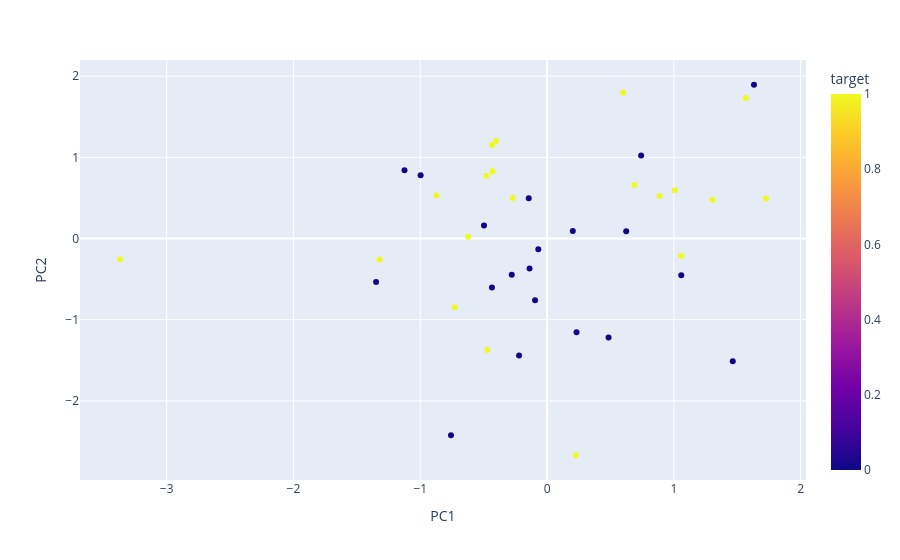

Notebook code for this chart:
### Code cell
fig = px.scatter(transformed, x='PC1', y='PC2', color='target')
fig.show()

### Figure 1 — Plotly figure (JSON) as saved in the notebook; plotly's stock layout.template omitted (floating-point values rounded to 4 significant figures)
{"data": [{"hovertemplate": "PC1=%{x}<br>PC2=%{y}<br>target=%{marker.color}<extra></extra>", "legendgroup": "", "marker": {"color": [1, 1, 1, 1, 1, 1, 1, 1, 1, 1, 1, 1, 1, 1, 1, 1, 1, 1, 1, 1, 0, 0, 0, 0, 0, 0, 0, 0, 0, 0, 0, 0, 0, 0, 0, 0, 0, 0, 0, 0], "coloraxis": "coloraxis", "symbol": "circle"}, "mode": "markers", "name": "", "orientation": "v", "showlegend": false, "type": "scatter", "x": [0.5994, 1.057, -0.2719, -0.6216, 1.567, -1.32, -0.4708, -0.4015, -0.4337, 0.2273, 1.007, 1.726, -0.4294, 0.8867, -0.8722, -3.368, 0.6886, -0.4784, 1.305, -0.729, -0.06918, 0.4848, 1.058, 0.7417, 0.2028, -0.7579, -0.1383, -0.2208, -1.125, -0.4348, 0.2321, 1.464, -1.349, -0.2787, 1.632, -0.1446, 0.624, -0.9974, -0.4975, -0.09456], "xaxis": "x", "y": [1.796, -0.2127, 0.4982, 0.02311, 1.731, -0.257, -1.373, 1.203, 1.153, -2.67, 0.596, 0.4925, 0.8293, 0.5227, 0.5307, -0.2546, 0.6581, 0.7744, 0.4766, -0.8465, -0.131, -1.218, -0.452, 1.024, 0.09181, -2.423, -0.3684, -1.442, 0.8422, -0.6038, -1.153, -1.511, -0.5361, -0.4476, 1.895, 0.4949, 0.08837, 0.7789, 0.1614, -0.7616], "yaxis": "y"}], "layout": {"coloraxis": {"colorbar": {"title": {"text": "target"}}, "colorscale": [[0, "#0d0887"], [0.1111, "#46039f"], [0.2222, "#7201a8"], [0.3333, "#9c179e"], [0.4444, "#bd3786"], [0.5556, "#d8576b"], [0.6667, "#ed7953"], [0.7778, "#fb9f3a"], [0.8889, "#fdca26"], [1, "#f0f921"]]}, "legend": {"tracegroupgap": 0}, "margin": {"t": 60}, "xaxis": {"anchor": "y", "domain": [0, 1], "title": {"text": "PC1"}}, "yaxis": {"anchor": "x", "domain": [0, 1], "title": {"text": "PC2"}}}}
